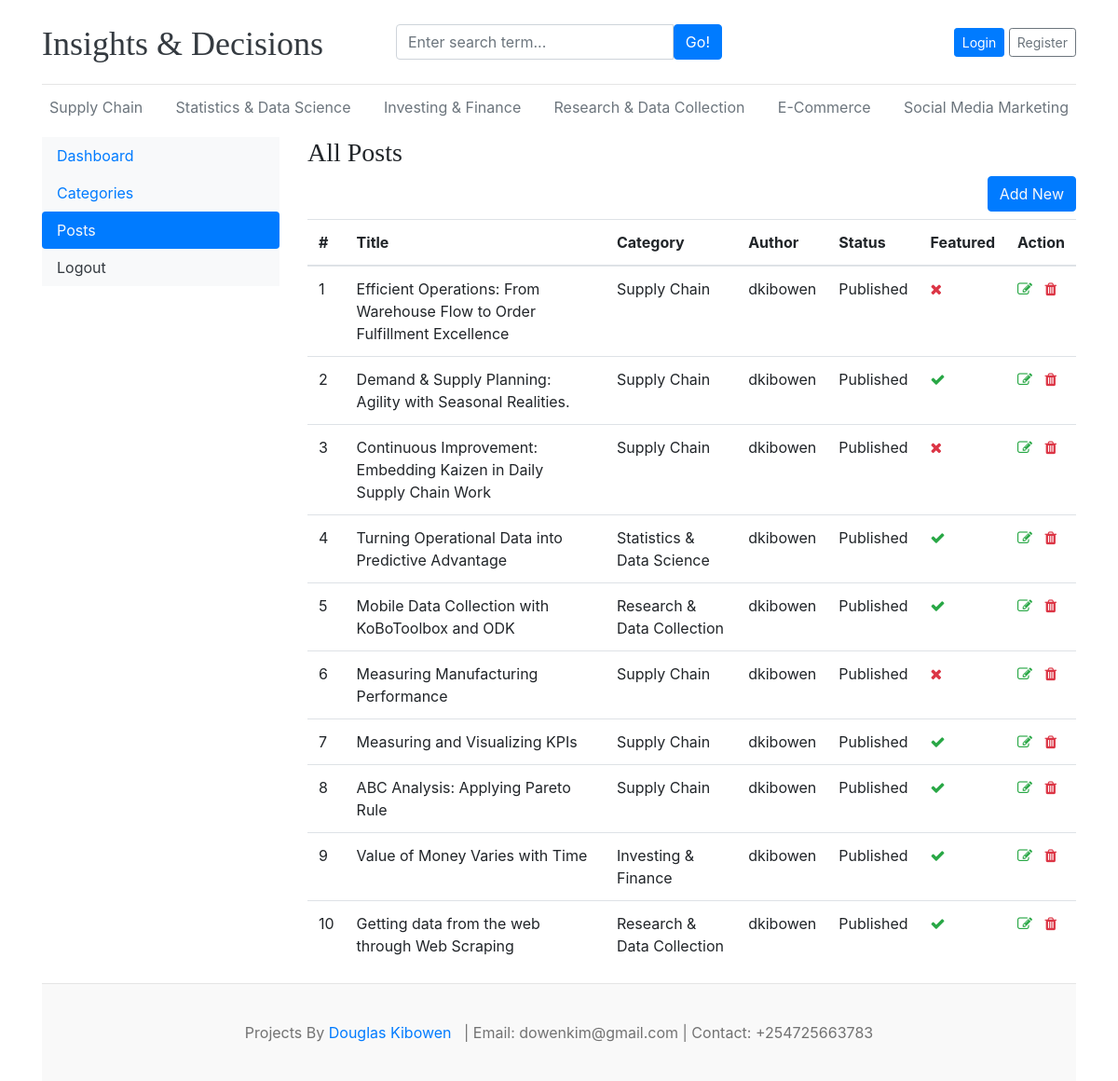
The app's page /dashboard/posts/ with its own data.
### blogs/models.py (models this page shows)
class Category(models.Model):
    category_name = models.CharField(max_length=100,unique=True)
    created_at = models.DateTimeField(auto_now_add=True)
    updated_at = models.DateTimeField(auto_now=True)
    class Meta:
        verbose_name_plural = "categories"
    def __str__(self):
        return self.category_name

class Blog(models.Model):
    title = models.CharField(max_length=100)
    slug = models.SlugField(max_length=200,unique=True,blank=True)
    category = models.ForeignKey(Category,on_delete=models.CASCADE)
    author = models.ForeignKey(User,on_delete=models.CASCADE)
    featured_image = models.ImageField(upload_to='uploads/%Y/%m/%d')
    short_description = models.TextField(max_length=500)
    blog_body = models.TextField(max_length=5000)
    is_featured = models.BooleanField(default=False)
    status = models.CharField(max_length=20,choices=STATUS_CHOICES,default="Draft")
    created_at = models.DateTimeField(auto_now_add=True)
    updated_at = models.DateTimeField(auto_now=True)
    def __str__(self):
        return self.title

### dashboards/views.py (the view)
# urls.py: path('posts/',views.posts,name='posts'),
def posts(request):
    posts = Blog.objects.all()
    context = {
        "posts":posts,
    }
    return render(request,'dashboard/posts.html',context)

### blogs/context_processors.py (called while the page is built)
def get_categories(request):
    categories = Category.objects.all().order_by('updated_at')
    return dict(categories=categories)

### templates/dashboard/posts.html (shortened to what this page needs)
{% extends 'base.html' %}
{% block content %}
<div class="row">
    {% include 'dashboard/sidebar.html' %}
    <div class="col-md-9">
        <h3>All Posts</h3>
        <a href="{% url 'add_post' %}" class="btn btn-primary text-light float-right mb-2">Add New</a>
        <table class="table table-hover">
            <thead>
                <tr>
                    <th>#</th>
                    <th>Title</th>
                    <th>Category</th>
                    <th>Author</th>
                    <th>Status</th>
                    <th>Featured</th>
                    <th>Action</th>
                </tr>
            </thead>
            <tbody>
                {% for post in posts %}
                <tr>
                    <td>{{ forloop.counter }}</td>
                    <td>{{ post }}</td>
                    <td>{{ post.category }}</td>
                    <td>{{ post.author }}</td>
                    <td>{{ post.status }}</td>
                    <td>{% if post.is_featured %}<i class="fa fa-check text-success"></i>{% else %}<i class="fa fa-times text-danger"></i>{% endif %}</td>
                    <td>
                        <a href="{% url 'edit_post' post.id %}"><i class="fa fa-edit text-success"></i></a>
                        <a href="{% url 'delete_post' post.id %}"><i class="fa fa-trash text-danger"></i></a>
                    </td>
                </tr>
                {% endfor %}
            </tbody>
        </table>
    </div>
</div>
{% endblock %}

### templates/base.html (shortened to what this page needs)
{% load static %}
<!DOCTYPE html>
<html lang="en">
<head>
    <link href="https://getbootstrap.com/docs/4.0/dist/css/bootstrap.min.css" rel="stylesheet">
    <link href="{% static 'css/blog.css' %}" rel="stylesheet">
    <link rel="stylesheet" href="https://cdnjs.cloudflare.com/ajax/libs/font-awesome/4.7.0/css/font-awesome.min.css">
</head>
<body>
    <div class="container">
        <header class="blog-header py-3">
            <div class="row flex-nowrap justify-content-between align-items-center">
                <div class="col-4 pt-1">
                    <a class="blog-header-logo text-dark" href="/">Insights & Decisions</a>
                </div>
                <div class="col-4">
                    <form action="{% url 'search' %}" method="GET">
                        <div class="input-group">
                            <input class="form-control" type="text" name="keyword" value="{{ keyword }}" placeholder="Enter search term..."
                                aria-label="Enter search term..." aria-describedby="button-search" />
                            <button type="submit" class="btn btn-primary" id="button-search" type="button">Go!</button>
                        </div>
                    </form>
                </div>
                <div class="col-4 d-flex justify-content-end align-items-center">
                    {% if not user.is_authenticated %}
                    <a class="btn btn-sm btn-primary" href="{% url 'login' %}">Login</a> &nbsp;
                    <a class="btn btn-sm btn-outline-secondary" href="{% url 'register' %}">Register</a>
                    {% else %}
                    <span><a href="{% url 'dashboard' %}">Dashboard</a></span>
                    &emsp;
                    <span><a href="{% url 'logout' %}">Logout</a></span>
                    {% endif %}
                </div>
            </div>
        </header>
        <div class="nav-scroller py-1 mb-2">
            <nav class="nav d-flex justify-content-between">
                {% for cat in categories %}
                <a class="p-2 text-muted" href="{% url 'posts_by_category' cat.id %}">{{ cat.category_name }}</a>
                {% endfor %}
        </div>
        {% block content %}
        {% endblock %}
        <footer class="blog-footer">
            Projects By <a href="#">Douglas Kibowen</a> &nbsp;
            | Email: dowenkim@gmail.com | Contact: +254725663783
        </footer>
</body>
</html>

### douglas_main/static/css/blog.css (style rules this page uses)
.blog-header { border-bottom: 1px solid #e5e5e5; }
.blog-header-logo { font-family: "Playfair Display", Georgia, "Times New Roman", serif; font-size: 2.25rem; }
h1, h2, h3, h4, h5, h6 { font-family: "Playfair Display", Georgia, "Times New Roman", serif; }
.blog-footer { padding: 2.5rem 0; color: #727272; text-align: center; background-color: #f9f9f9; border-top: .05rem solid #e5e5e5; }

### records on screen
Category: category_name "Supply Chain"
Category: category_name "Statistics & Data Science"
Category: category_name "Investing & Finance"
Category: category_name "Research & Data Collection"
Category: category_name "E-Commerce"
Category: category_name "Social Media Marketing"
Blog: title "Efficient Operations: From Warehouse Flow to Order Fulfillment Excellence", category "Supply Chain", author "dkibowen", status "Published", is_featured False (drawn)
Blog: title "Demand & Supply Planning: Agility with Seasonal Realities.", category "Supply Chain", author "dkibowen", status "Published", is_featured True (drawn)
Blog: title "Continuous Improvement: Embedding Kaizen in Daily Supply Chain Work", category "Supply Chain", author "dkibowen", status "Published", is_featured False (drawn)
Blog: title "Turning Operational Data into Predictive Advantage", category "Statistics & Data Science", author "dkibowen", status "Published", is_featured True (drawn)
Blog: title "Mobile Data Collection with KoBoToolbox and ODK", category "Research & Data Collection", author "dkibowen", status "Published", is_featured True (drawn)
Blog: title "Measuring Manufacturing Performance", category "Supply Chain", author "dkibowen", status "Published", is_featured False (drawn)
Blog: title "Measuring and Visualizing KPIs", category "Supply Chain", author "dkibowen", status "Published", is_featured True (drawn)
Blog: title "ABC Analysis: Applying Pareto Rule", category "Supply Chain", author "dkibowen", status "Published", is_featured True (drawn)
Blog: title "Value of Money Varies with Time", category "Investing & Finance", author "dkibowen", status "Published", is_featured True (drawn)
Blog: title "Getting data from the web through Web Scraping", category "Research & Data Collection", author "dkibowen", status "Published", is_featured True (drawn)
